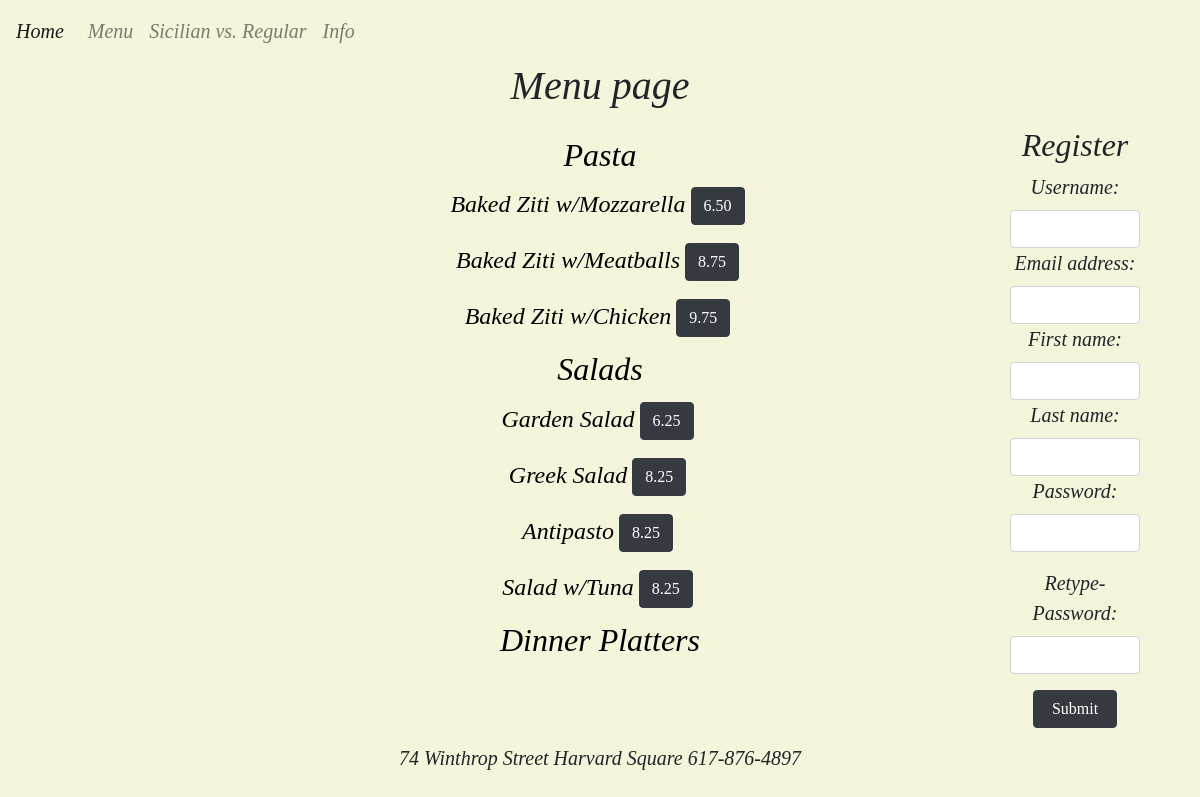
Screenshot of /register with the database file from the repository.
### orders/models.py (models this page shows, shortened)
class Catergory(models.Model):
    catergory = models.CharField(max_length=64)
    def __str__(self):
        return f"{self.catergory}"

class Fooditem(models.Model):
    item = models.CharField(max_length=64)
    cat = models.ForeignKey(Catergory, on_delete=models.CASCADE, related_name="catergories")
    minnumberoftoppings = models.PositiveSmallIntegerField(default=0)
    maxnumberoftoppings = models.PositiveSmallIntegerField(default=0)
    onesize = models.BooleanField(default=True)
    price = models.DecimalField(max_digits=5, decimal_places=2, blank=True, null=True)
    pricelarge = models.DecimalField(max_digits=5, decimal_places=2, blank=True, null=True)
    toppings = models.ManyToManyField(Top, blank=True, null=True)

### orders/views.py (the view)
# urls.py: path("register", views.register, name="register"),
def register(request):
    if request.method == "POST":
        print("registration")
        form = UserForm(request.POST)
        print(form)
        if form.is_valid():
            new_user = User.objects.create_user(**form.cleaned_data)
            login(request,new_user)
            return HttpResponseRedirect(reverse("order"))
    else:
        form = UserForm()
    context = {
    "items": Fooditem.objects.all(),
    "cats" : Catergory.objects.all(),
    'form': form
    }
    return render(request, 'orders/register.html',context)

### orders/forms.py
class UserForm(ModelForm):
    class Meta:
        model = User
        fields = ['username','email','first_name','last_name','password']
        help_texts = {
            'username': None,
            'email': None,
        }
        widgets = {
            'username': forms.TextInput(attrs={
            'class': 'form-control',}),
            'email': forms.EmailInput(attrs={
            'class': 'form-control',
            'id':'special'}),
            'first_name': forms.TextInput(attrs={
            'class': 'form-control',}),
            'last_name': forms.TextInput(attrs={
            'class': 'form-control',}),
            'password': forms.PasswordInput(attrs={
            'class': 'form-control',}),
        }

### orders/templates/orders/register.html (shortened to what this page needs)
{% extends "orders/base.html" %}
{% load staticfiles %}
{% block body %}
<h1>Menu page</h1>
{% load staticfiles %}
<div class="container">
  <div class="row">
    <div class="col-2">
      </div>
    <div class="col-8">
      <div class="container">
        <div class ="chatbox" id="Textarea1">
          {% for c in cats %}
          <h2>{{ c }}</h2>
          {% for item in items %}
          {% if item.cat == c %}
            {% if item.pricelarge %}
            <h4>{{item.item}}<button type="button" name="button" style="margin:5px;"class="btn btn-dark">{{item.price}}</button><button type="button" name="button" class="btn btn-dark">{{item.pricelarge}}</button></h4>
            {% else %}
            <h4>{{item.item}}<button type="button" name="button" style="margin:5px;"class="btn btn-dark">{{item.price}}</button></h4>
            {% endif %}
          {% endif %}
          {% endfor %}
          {% endfor %}
        </div>
      </div>
    </div>
    <div class="col-2">
      <div class="container">
        <h2>Register</h2>
         <form id="form" action="{% url 'register' %}" method="post">
           <div class="form-group">
           {{ form }}
           </div>
           <div class="form-group">
             <label for="exampleInputPassword1">Retype-Password:</label>
             <input type="password" class="form-control"  name="passwordcheck" id="passwordcheck" required>
           </div>
           <input type="submit" id="ptest" style="width:65%;" value="Submit" class="btn btn-dark">
         </form>
      </div>
    </div>
    </div>
  </div>
{% endblock %}

### orders/templates/orders/base.html (shortened to what this page needs)
<!DOCTYPE html>
<html lang="en" dir="ltr">
  <head>
    <link rel="stylesheet" href="https://stackpath.bootstrapcdn.com/bootstrap/4.5.0/css/bootstrap.min.css">
    {% load staticfiles %}
    <link rel="stylesheet" type="text/css" href="{% static 'orders/style.css' %}">
  </head>
  <body>
    <nav class="navbar navbar-expand-lg navbar-light style="background-color: #e3f2fd;"">
  <a class="navbar-brand" href="{% url 'index' %}">Home</a>
  <div class="collapse navbar-collapse" id="navbarNavAltMarkup">
    <div class="navbar-nav">
      <a class="nav-item nav-link" href="{% url 'menu' %}">Menu</a>
    </div>
    <div class="navbar-nav">
      <a class="nav-item nav-link" href="{% url 'vs' %}">Sicilian vs. Regular</a>
    </div>
    <div class="navbar-nav">
      <a class="nav-item nav-link" href="{% url 'info' %}">Info</a>
    </div>
  </div>
</nav>
    {% block body %}
    {% endblock %}
    <p style="padding:15px" class="text-center">74 Winthrop Street Harvard Square 617-876-4897</p>
    {% load staticfiles %}
  </body>
</html>

### orders/static/orders/style.css (style rules this page uses)
h1 { text-align: center; font-family: Didot,serif; font-style: oblique; }
body { background-color: beige; text-align: center; font-family: Didot,serif; font-style: oblique; font-size: 20px; }
body .chatbox { color:black; height : 525px; width: 100%; padding: 10px; margin: 0; border-radius: 5px; text-align: center; overflow:scroll; }

### rows the page displays
Catergory: catergory "Pasta"
Fooditem: item "Baked Ziti w/Mozzarella", price "6.50"
Fooditem: item "Baked Ziti w/Meatballs", price "8.75"
Fooditem: item "Baked Ziti w/Chicken", price "9.75"
Catergory: catergory "Salads"
Fooditem: item "Garden Salad", price "6.25"
Fooditem: item "Greek Salad", price "8.25"
Fooditem: item "Antipasto", price "8.25"
Fooditem: item "Salad w/Tuna", price "8.25"
Catergory: catergory "Dinner Platters"
